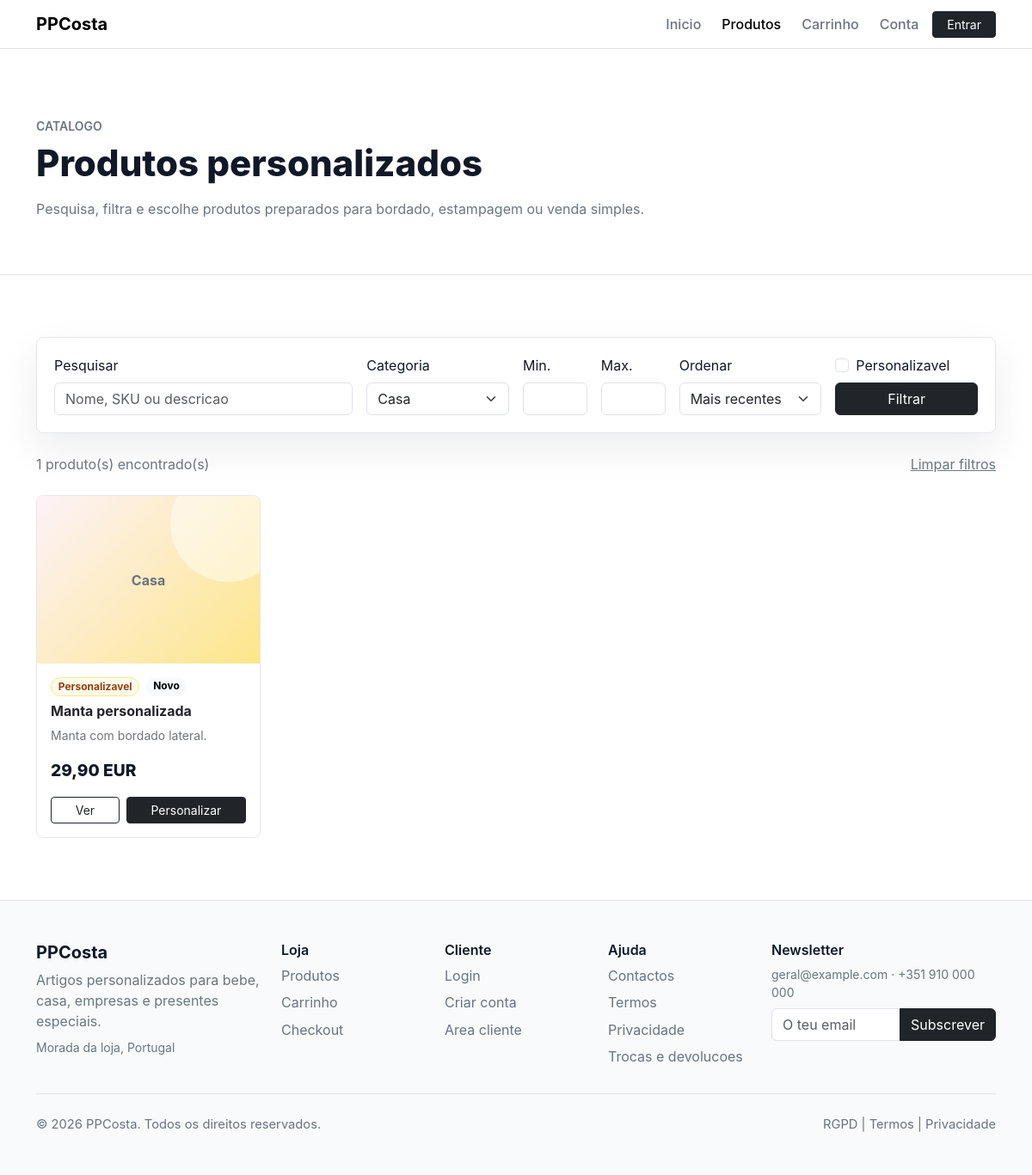
/categoria/casa, run on the app's committed database.
### tables this page shows
CREATE TABLE products (
    id BIGINT UNSIGNED AUTO_INCREMENT PRIMARY KEY,
    brand_id BIGINT UNSIGNED NULL,
    supplier_id BIGINT UNSIGNED NULL,
    tax_rate_id BIGINT UNSIGNED NOT NULL,
    name VARCHAR(190) NOT NULL,
    slug VARCHAR(210) NOT NULL,
    short_description TEXT NULL,
    long_description MEDIUMTEXT NULL,
    sku VARCHAR(100) NOT NULL,
    ean VARCHAR(40) NULL,
    price DECIMAL(12,2) NOT NULL,
    sale_price DECIMAL(12,2) NULL,
    cost_price DECIMAL(12,2) NULL,
    stock INT NOT NULL DEFAULT 0,
    stock_minimum INT NOT NULL DEFAULT 0,
    weight_grams INT NULL,
    width_mm INT NULL,
    height_mm INT NULL,
    depth_mm INT NULL,
    video_url VARCHAR(255) NULL,
    is_active TINYINT(1) NOT NULL DEFAULT 1,
    is_new TINYINT(1) NOT NULL DEFAULT 0,
    is_featured TINYINT(1) NOT NULL DEFAULT 0,
    is_on_sale TINYINT(1) NOT NULL DEFAULT 0,
    is_best_seller TINYINT(1) NOT NULL DEFAULT 0,
    is_personalizable TINYINT(1) NOT NULL DEFAULT 0,
    meta_title VARCHAR(190) NULL,
    meta_description VARCHAR(255) NULL,
    canonical_url VARCHAR(255) NULL,
    created_at TIMESTAMP NOT NULL DEFAULT CURRENT_TIMESTAMP,
    updated_at TIMESTAMP NOT NULL DEFAULT CURRENT_TIMESTAMP ON UPDATE CURRENT_TIMESTAMP,
    UNIQUE KEY uq_products_slug (slug),
    UNIQUE KEY uq_products_sku (sku),
    KEY idx_products_flags (is_active, is_featured, is_new, is_on_sale, is_best_seller),
    KEY idx_products_brand (brand_id),
    KEY idx_products_supplier (supplier_id),
    FULLTEXT KEY ft_products_search (name, short_description, long_description, sku),
    CONSTRAINT fk_products_brand FOREIGN KEY (brand_id) REFERENCES brands(id) ON DELETE SET NULL,
    CONSTRAINT fk_products_supplier FOREIGN KEY (supplier_id) REFERENCES suppliers(id) ON DELETE SET NULL,
    CONSTRAINT fk_products_tax_rate FOREIGN KEY (tax_rate_id) REFERENCES tax_rates(id),
    CHECK (price >= 0),
    CHECK (sale_price IS NULL OR sale_price >= 0),
    CHECK (stock >= 0)
);

CREATE TABLE categories (
    id BIGINT UNSIGNED AUTO_INCREMENT PRIMARY KEY,
    parent_id BIGINT UNSIGNED NULL,
    name VARCHAR(160) NOT NULL,
    slug VARCHAR(180) NOT NULL,
    description TEXT NULL,
    image_path VARCHAR(255) NULL,
    sort_order INT NOT NULL DEFAULT 0,
    is_active TINYINT(1) NOT NULL DEFAULT 1,
    meta_title VARCHAR(190) NULL,
    meta_description VARCHAR(255) NULL,
    created_at TIMESTAMP NOT NULL DEFAULT CURRENT_TIMESTAMP,
    updated_at TIMESTAMP NOT NULL DEFAULT CURRENT_TIMESTAMP ON UPDATE CURRENT_TIMESTAMP,
    UNIQUE KEY uq_categories_slug (slug),
    KEY idx_categories_parent (parent_id),
    KEY idx_categories_active_sort (is_active, sort_order),
    CONSTRAINT fk_categories_parent FOREIGN KEY (parent_id) REFERENCES categories(id) ON DELETE SET NULL
);

### includes/functions.php (called while the page is built, shortened)
<?php
function url(string $path = ''): string
{
    return app_base_url() . '/' . ltrim($path, '/');
}
function app_base_url(): string
{
    if (PHP_SAPI !== 'cli' && !empty($_SERVER['HTTP_HOST'])) {
        $scheme = (!empty($_SERVER['HTTPS']) && $_SERVER['HTTPS'] !== 'off') ? 'https' : 'http';
        $basePath = rtrim((string) (parse_url(APP_URL, PHP_URL_PATH) ?: ''), '/');
        return $scheme . '://' . $_SERVER['HTTP_HOST'] . $basePath;
    }
    return APP_URL;
}
function product_url(string $slug): string
{
    return url('produto/' . rawurlencode($slug));
}
function e(?string $value): string
{
    return htmlspecialchars((string) $value, ENT_QUOTES, 'UTF-8');
}
function format_price(float $value): string
{
    return number_format($value, 2, ',', ' ') . ' EUR';
}

### includes/catalog.php (called while the page is built, shortened)
<?php
require_once __DIR__ . '/database.php';
require_once __DIR__ . '/functions.php';
function catalog_categories(): array
{
    try {
        $stmt = db()->query(
            'SELECT id, name, slug, description, image_path
             FROM categories
             WHERE is_active = 1
             ORDER BY sort_order ASC, name ASC'
        );
        return array_map('catalog_normalize_category', $stmt->fetchAll());
    } catch (Throwable) {
        return array_map('catalog_normalize_category', catalog_fallback_categories());
    }
}
function catalog_normalize_category(array $category): array
{
    $descriptions = [
        'bebe' => 'Bodies, babetes, fraldas e mantas',
        'roupa' => 'T-shirts, sweatshirts e hoodies',
        'casa' => 'Toalhas, almofadas e mantas',
        'canecas' => 'Fotografia, frase ou logotipo',
        'empresas' => 'Produtos e packs corporativos',
        'brindes' => 'Porta-chaves, sacos e mochilas',
    ];
    $slug = (string) ($category['slug'] ?? '');
    $category['description'] = trim((string) ($category['description'] ?? '')) !== ''
        ? (string) $category['description']
        : ($descriptions[$slug] ?? 'Produtos personalizados');
    $category['icon_class'] = catalog_category_icon_class($slug);
    return $category;
}
function catalog_category_icon_class(string $slug): string
{
    return [
        'bebe' => 'body',
        'roupa' => 'shirt',
        'casa' => 'home',
        'canecas' => 'mug',
        'empresas' => 'business',
        'brindes' => 'gift',
    ][$slug] ?? 'gift';
}
function catalog_product_media_class(?string $categorySlug): string
{
    return [
        'bebe' => 'product-baby',
        'canecas' => 'product-mug',
        'roupa' => 'product-hoodie',
        'empresas' => 'product-bag',
        'brindes' => 'product-bag',
        'casa' => 'product-baby',
    ][$categorySlug ?? ''] ?? 'product-mug';
}
function catalog_products(array $filters = []): array
{
    $filters = array_merge([
        'q' => '',
        'category' => '',
        'min_price' => null,
        'max_price' => null,
        'personalization' => '',
        'sort' => 'recent',
    ], $filters);
    try {
        $where = ['p.is_active = 1'];
        $params = [];
        if (!empty($filters['category'])) {
            $where[] = 'c.slug = :category';
            $params['category'] = $filters['category'];
        }
        $sortSql = match ($filters['sort'] ?? 'recent') {
            'price_asc' => 'final_price ASC, p.name ASC',
            'price_desc' => 'final_price DESC, p.name ASC',
            'best_seller' => 'p.is_best_seller DESC, p.created_at DESC',
            'name' => 'p.name ASC',
            default => 'p.created_at DESC',
        };
        $sql = '
            SELECT
                p.id,
                p.name,
                p.slug,
                p.short_description,
                p.long_description,
                p.sku,
                p.price,
                p.sale_price,
                COALESCE(p.sale_price, p.price) AS final_price,
                p.stock,
                p.is_new,
                p.is_on_sale,
                p.is_best_seller,
                p.is_personalizable,
                c.slug AS category_slug,
                c.name AS category_name,
                COALESCE(pi.path, "") AS image_path,
                "Personalizavel" AS technique,
                "product-mug" AS media_class
            FROM products p
            LEFT JOIN product_categories pc ON pc.product_id = p.id AND pc.is_primary = 1
            LEFT JOIN categories c ON c.id = pc.category_id
            LEFT JOIN product_images pi ON pi.product_id = p.id AND pi.is_primary = 1
            WHERE ' . implode(' AND ', $where) . '
            ORDER BY ' . $sortSql;
        $stmt = db()->prepare($sql);
        $stmt->execute($params);
        return array_map('catalog_normalize_product', $stmt->fetchAll());
    } catch (Throwable) {
        return catalog_filter_fallback_products($filters);
    }
}
function catalog_normalize_product(array $product): array
{
    $product['media_class'] = catalog_product_media_class($product['category_slug'] ?? null);
    $product['final_price'] = $product['final_price'] ?? ($product['sale_price'] ?: $product['price'] ?? 0);
    return $product;
}
function catalog_filters_from_request(): array
{
    return [
        'q' => trim($_GET['q'] ?? ''),
        'category' => trim($_GET['categoria'] ?? ''),
        'min_price' => $_GET['preco_min'] ?? null,
        'max_price' => $_GET['preco_max'] ?? null,
        'personalization' => isset($_GET['personalizavel']) ? '1' : '',
        'sort' => trim($_GET['ordenar'] ?? 'recent'),
    ];
}

### includes/database.php (called while the page is built, shortened)
<?php
function db(): PDO
{
    static $pdo = null;
    if ($pdo instanceof PDO) {
        return $pdo;
    }
    $dsn = sprintf(
        'mysql:host=%s;port=%d;dbname=%s;charset=%s',
        DB_HOST,
        DB_PORT,
        DB_NAME,
        DB_CHARSET
    );
    $pdo = new PDO($dsn, DB_USER, DB_PASS, [
        PDO::ATTR_ERRMODE => PDO::ERRMODE_EXCEPTION,
        PDO::ATTR_DEFAULT_FETCH_MODE => PDO::FETCH_ASSOC,
        PDO::ATTR_EMULATE_PREPARES => false,
    ]);
    return $pdo;
}

### produto.php (the view, shortened to what this page needs)
<?php
require_once __DIR__ . '/includes/catalog.php';
$filters = catalog_filters_from_request();
$categories = catalog_categories();
$products = catalog_products($filters);
require_once __DIR__ . '/includes/header.php';
?>
<section class="catalog-hero border-bottom">
    <div class="container">
        <p class="text-uppercase text-secondary fw-semibold small mb-2">Catalogo</p>
        <h1 class="section-title mb-3">Produtos personalizados</h1>
        <p class="text-secondary mb-0">Pesquisa, filtra e escolhe produtos preparados para bordado, estampagem ou venda simples.</p>
    </div>
</section>
<section class="section-pad">
    <div class="container">
        <form class="catalog-filters mb-4" method="get" action="<?= e(url('produto.php')) ?>">
            <div class="row g-3 align-items-end">
                <div class="col-lg-4">
                    <label class="form-label" for="q">Pesquisar</label>
                    <input class="form-control" id="q" name="q" type="search" value="<?= e($filters['q']) ?>" placeholder="Nome, SKU ou descricao">
                </div>
                <div class="col-sm-6 col-lg-2">
                    <label class="form-label" for="categoria">Categoria</label>
                    <select class="form-select" id="categoria" name="categoria">
                        <?php foreach ($categories as $category): ?>
                            <option value="<?= e($category['slug']) ?>" <?= $filters['category'] === $category['slug'] ? 'selected' : '' ?>>
                                <?= e($category['name']) ?>
                            </option>
                        <?php endforeach; ?>
                    </select>
                </div>
                <div class="col-6 col-lg-1">
                    <label class="form-label" for="preco_min">Min.</label>
                    <input class="form-control" id="preco_min" name="preco_min" type="number" min="0" step="0.01" value="<?= e((string) $filters['min_price']) ?>">
                </div>
                <div class="col-6 col-lg-1">
                    <label class="form-label" for="preco_max">Max.</label>
                    <input class="form-control" id="preco_max" name="preco_max" type="number" min="0" step="0.01" value="<?= e((string) $filters['max_price']) ?>">
                </div>
                <div class="col-sm-6 col-lg-2">
                    <label class="form-label" for="ordenar">Ordenar</label>
                    <select class="form-select" id="ordenar" name="ordenar">
                        <option value="recent" <?= $filters['sort'] === 'recent' ? 'selected' : '' ?>>Mais recentes</option>
                    </select>
                </div>
                <div class="col-sm-6 col-lg-2">
                    <div class="form-check mb-2">
                        <input class="form-check-input" id="personalizavel" name="personalizavel" type="checkbox" value="1" <?= $filters['personalization'] ? 'checked' : '' ?>>
                        <label class="form-check-label" for="personalizavel">Personalizavel</label>
                    </div>
                    <button class="btn btn-dark w-100" type="submit">Filtrar</button>
                </div>
            </div>
        </form>
        <div class="d-flex flex-column flex-md-row justify-content-between gap-2 mb-4">
            <span class="text-secondary"><?= count($products) ?> produto(s) encontrado(s)</span>
            <a class="text-secondary" href="<?= e(url('produto.php')) ?>">Limpar filtros</a>
        </div>
        <?php if ($products === []): ?>
            <div class="empty-state">
                <h2 class="h4 fw-bold">Sem resultados</h2>
                <p class="text-secondary mb-0">Experimenta remover filtros ou pesquisar por outra palavra.</p>
            </div>
        <?php else: ?>
            <div class="row g-4">
                <?php foreach ($products as $product): ?>
                    <div class="col-sm-6 col-xl-3">
                        <article class="product-card h-100 overflow-hidden">
                            <a class="product-media <?= e($product['media_class'] ?? 'product-mug') ?>" href="<?= e(product_url($product['slug'])) ?>">
                                <span><?= e($product['category_name'] ?? 'Produto') ?></span>
                            </a>
                            <div class="p-3">
                                <div class="d-flex flex-wrap gap-2 mb-2">
                                    <?php if (!empty($product['is_personalizable'])): ?>
                                        <span class="badge badge-soft rounded-pill">Personalizavel</span>
                                    <?php endif; ?>
                                    <?php if (!empty($product['is_new'])): ?>
                                        <span class="badge text-bg-light rounded-pill">Novo</span>
                                    <?php endif; ?>
                                </div>
                                <h2 class="h6 fw-bold">
                                    <a class="text-dark text-decoration-none" href="<?= e(product_url($product['slug'])) ?>">
                                        <?= e($product['name']) ?>
                                    </a>
                                </h2>
                                <p class="text-secondary small mb-3"><?= e($product['short_description']) ?></p>
                                <div class="d-flex align-items-center gap-2 mb-3">
                                    <span class="price"><?= e(format_price((float) $product['final_price'])) ?></span>
                                </div>
                                <div class="d-flex gap-2">
                                    <a class="btn btn-sm btn-outline-dark flex-fill" href="<?= e(product_url($product['slug'])) ?>">Ver</a>
                                    <a class="btn btn-sm btn-dark flex-fill" href="<?= e(product_url($product['slug'])) ?>">Personalizar</a>
                                </div>
                            </div>
                        </article>
                    </div>
                <?php endforeach; ?>
            </div>
        <?php endif; ?>
    </div>
</section>
<?php require_once __DIR__ . '/includes/footer.php'; ?>

### data on the page
products: categories.name "Casa", is_personalizable "Personalizavel", is_new "Novo", name "Manta personalizada", short_description "Manta com bordado lateral.", final_price "29,90 EUR"

### other printed values
APP_NAME "PPCosta"
count($products) "1"
$footerStoreName "PPCosta"
$footerSettings['store_address'] "Morada da loja, Portugal"
$footerSettings['store_email'] "geral@example.com"
$footerSettings['store_phone'] "+351 910 000 000"
form field categoria "Casa"
